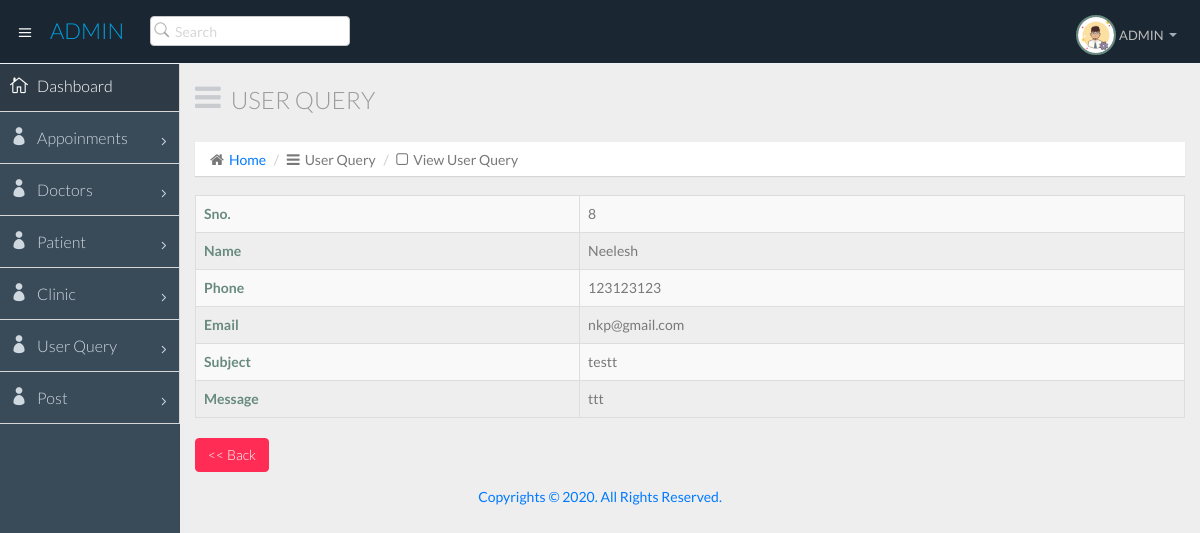
/admin/contactView.php?cid=8, run on the app's committed database.
### tables this page shows
CREATE TABLE `tbl_feedback` (
  `fbid` int(11) NOT NULL,
  `fbname` varchar(50) DEFAULT NULL,
  `fbphone` varchar(15) DEFAULT NULL,
  `fbemail` varchar(50) DEFAULT NULL,
  `fbsubject` varchar(150) DEFAULT NULL,
  `fbmessage` varchar(500) DEFAULT NULL,
  `fbproductid` varchar(50) DEFAULT NULL,
  `fbtime` timestamp NOT NULL DEFAULT current_timestamp()
);

### admin/contactView.php (the view, shortened to what this page needs)
<?php
require('./comnpages/config.php');
?>
<!DOCTYPE html>
<html lang="en">
  <head>
    <link href="css/bootstrap.min.css" rel="stylesheet">
    <link href="css/bootstrap-theme.css" rel="stylesheet">
    <link href="css/elegant-icons-style.css" rel="stylesheet" />
    <link href="css/font-awesome.min.css" rel="stylesheet" />
    <link href="css/style.css" rel="stylesheet">
    <link href="css/style-responsive.css" rel="stylesheet" />
  </head>
  <body>
  <section id="container" class="">
      <?php require('./comnpages/header.php'); ?>
	   <?php require('./comnpages/side.php'); ?>
      <section id="main-content">
          <section class="wrapper">
		  <div class="row">
				<div class="col-lg-12">
					<h3 class="page-header"><i class="fa fa fa-bars"></i>User Query</h3>
					<ol class="breadcrumb">
						<li><i class="fa fa-home"></i><a href="index.html">Home</a></li>
						<li><i class="fa fa-bars"></i>User Query</li>
						<li><i class="fa fa-square-o"></i>View User Query</li>
					</ol>
				</div>
			</div>
			  			<div class="box box-primary" >
						<?php
			$update_id=$_REQUEST['cid'];
			$c_select = mysqli_query($conn,"SELECT * FROM tbl_feedback WHERE fbid='$update_id'");
			$data_row = mysqli_fetch_array($c_select);
				?>
				 <table id="example1" class="table table-bordered table-striped">
                <tr>
                  <th>Sno.</th>	<td> <?php echo $data_row[0]; ?> </td>
				</tr>
				<tr>
                  <th>Name</th><td> <?php echo $data_row[1]; ?> </td>
                </tr>
				<tr>
				  <th>Phone</th> <td> <?php echo $data_row[2]; ?> </td>
				</tr>
				<tr>
                  <th>Email</th><td> <?php echo $data_row[3]; ?> </td>
                </tr>
				<tr>
                  <th>Subject</th><td> <?php echo $data_row['fbsubject']; ?> </td>
                </tr>
				<tr>
                  <th>Message</th><td> <?php echo $data_row['fbmessage']; ?> </td>
                </tr>
              </table>
			  <div class="box-footer">
					 <a  href="allcontact.php" class="btn btn-danger"> << Back</a>
                  </div>
            </div>
          </section>
      </section>
		  <?php include("./comnpages/credit.php");?>
  </section>
  </body>
</html>

### data on the page
tbl_feedback: fbid "8", fbname "Neelesh", fbphone "123123123", fbemail "nkp@gmail.com", fbsubject "testt", fbmessage "ttt"
